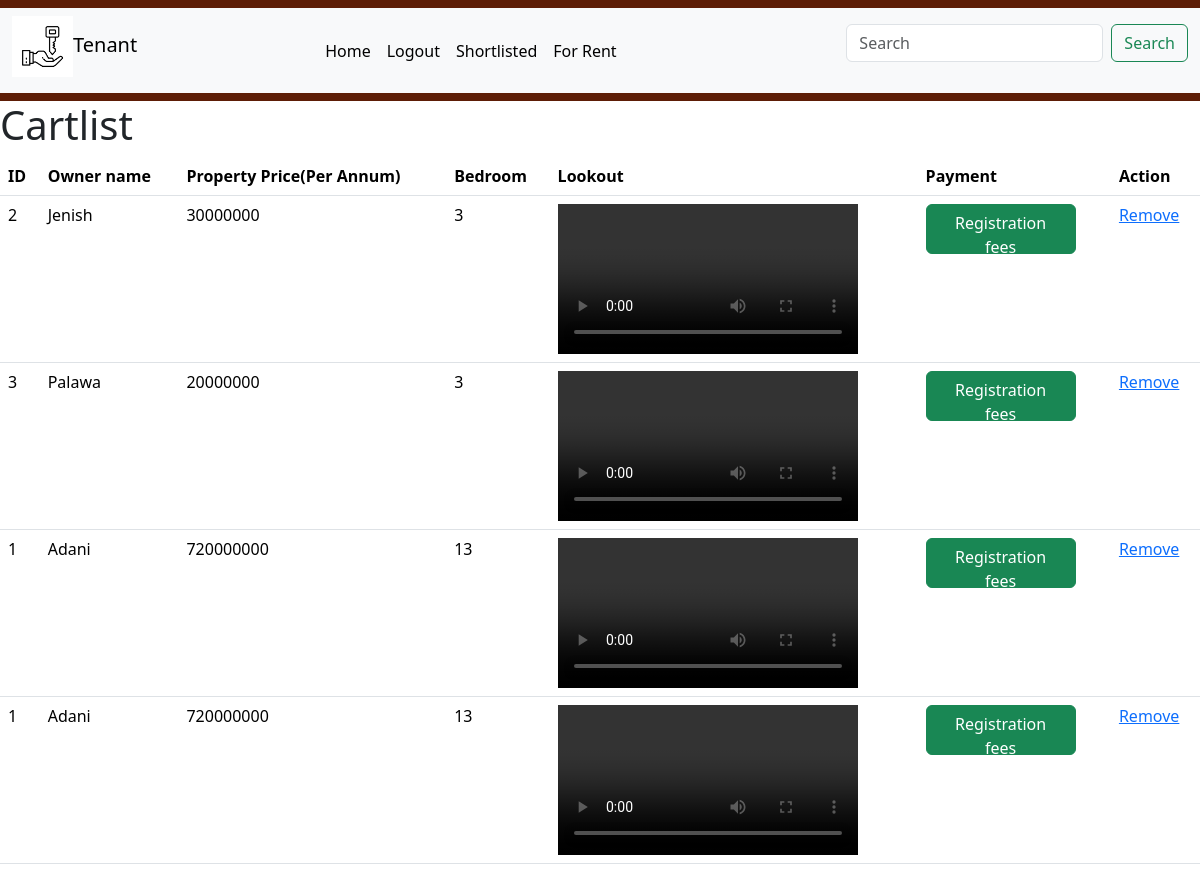
The page /cartlist (signed in) on the database as committed earlier.
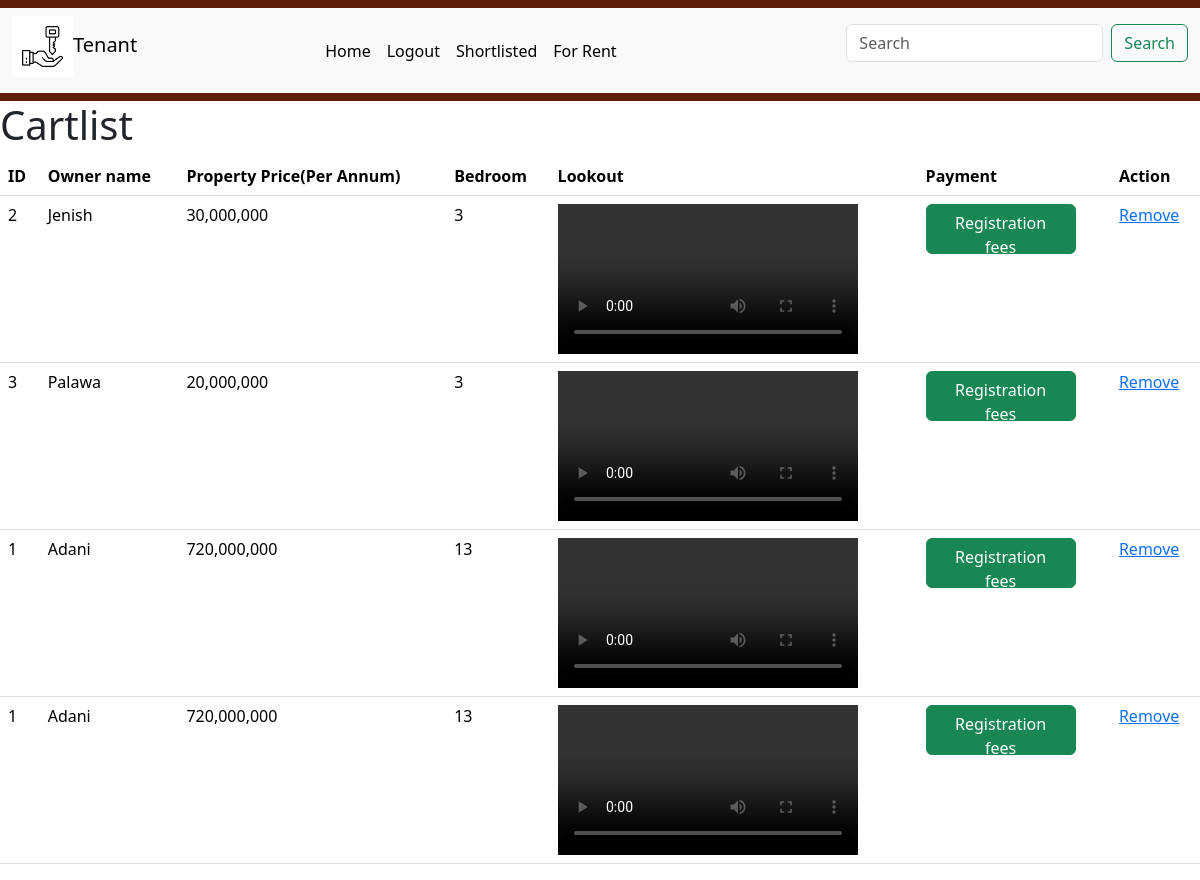
The same page on the database as committed later.
### houseapp/models.py (models this page shows, shortened)
class Shortlist(models.Model):
    user=models.ForeignKey(User,on_delete=models.CASCADE)
    product=models.ForeignKey(Property,on_delete=models.CASCADE)
    class Meta:
        db_table='shortlist'

class Property(models.Model):
    img=models.FileField(upload_to='videos/',default='')
    owner_name=models.CharField(max_length=30)
    price=models.CharField(max_length=40)
    bhk=models.CharField(max_length=30)
    contact=models.CharField(max_length=15)
    city=models.CharField(max_length=30,default='unknown')
    address=models.TextField(max_length=300)
    category=models.ForeignKey(Category,on_delete=models.CASCADE)
    class Meta:
        db_table='property'

### houseapp/views.py (the view)
# urls.py: path('cartlist',v.cartlist),
def cartlist(request):
    uid=request.session.get('uid')
    cl=Shortlist.objects.filter(user=uid)
    context={'cl':cl}
    return render(request,'cartlist.html',context)

### houseapp/templates/cartlist.html
{%include 'navbar.html'%}
<h1>Cartlist</h1>
<table class="table">
    <tr>
        <th>ID</th>
        <th>Owner name</th>
        <th>Property Price(Per Annum)</th>
        <th>Bedroom</th>
        <th>Lookout</th>
        <th>Payment</th>
        <th>Action</th>
    </tr>
    {%for i in cl%}
    <tr>
        <td>{{i.product.id}}</td>
        <td>{{i.product.owner_name}}</td>
        <td>{{i.product.price}}</td>
        <td>{{i.product.bhk}}</td>
        <td><video src="{{i.product.img}}" controls width="300px" hieght="50px"></video></td>
        <form action="">
        <td><button type="submit" style="width: 150px; height: 50px; font-size: 16px;" class="btn btn-success btn-block">Registration fees</button></td>
    </form>
        <td><a href="delete1/{{i.id}}">Remove</a></td>
    </tr>
    {%endfor%}
</table>

### houseapp/templates/navbar.html (shortened to what this page needs)
{%load static%}
<link rel="stylesheet" href="{%static 'css/bmin.css'%}">
<div class="navbar">
<nav class="navbar navbar-expand-lg bg-body-tertiary">
    <div class="container-fluid">
      <h1><a class="navbar-brand"  href="#"><img width="20%" height="20%" class="img-fluid" alt="">Tenant</a></h1>
      <div class="collapse navbar-collapse" id="navbarSupportedContent">
        <ul class="navbar-nav me-auto mb-2 mb-lg-0">
          <li class="nav-item">
            <a class="nav-link active" aria-current="page" href="/">Home</a>
          </li>
        {%if user.is_authenticated%}
          <li class="nav-item">
            <a class="nav-link active" aria-current="page" href="logout">Logout</a>
          </li>
          <li class="nav-item">
            <a class="nav-link active" aria-current="page" href="cartlist">Shortlisted</a>
          </li>
          {%endif%}
          <li class="nav-item">
            <a class="nav-link active" aria-current="page" href="hlist">For Rent</a>
          </li>
        </ul>
        <form class="d-flex" role="search" action="search_product" method="post">
          <input class="form-control me-2" name="srch" type="search" placeholder="Search" aria-label="Search">
          <button class="btn btn-outline-success"  type="submit">Search</button>
        </form>
      </div>
    </div>
  </nav>
</div>

### houseapp/templates/navbar.html (style rules this page uses)
.navbar { background-color: #5d1d06; width: 100%; padding-left: 20%; }

Rows that differ between the two databases and show on the page:
changed through a linked row, Shortlist "Jenish": product.price "30000000" → "30,000,000"
changed through a linked row, Shortlist "Palawa": product.price "20000000" → "20,000,000"
changed through a linked row, Shortlist (number 3 of 4 on the later page): product.price "720000000" → "720,000,000"
changed through a linked row, Shortlist (number 4 of 4 on the later page): product.price "720000000" → "720,000,000"
